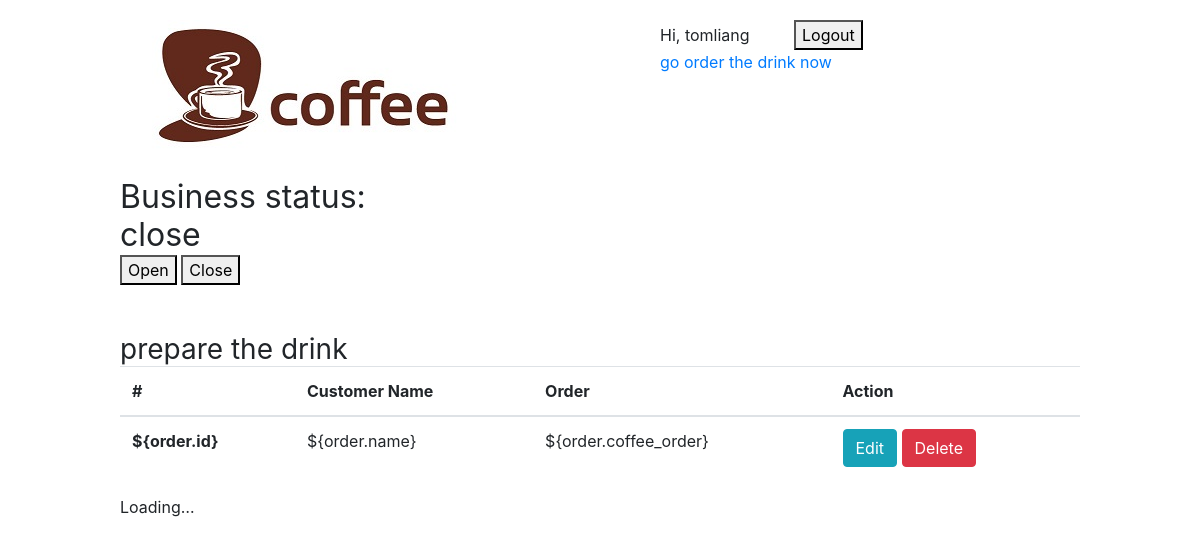
Page /food/prepare/ (signed in) on the earlier database version.
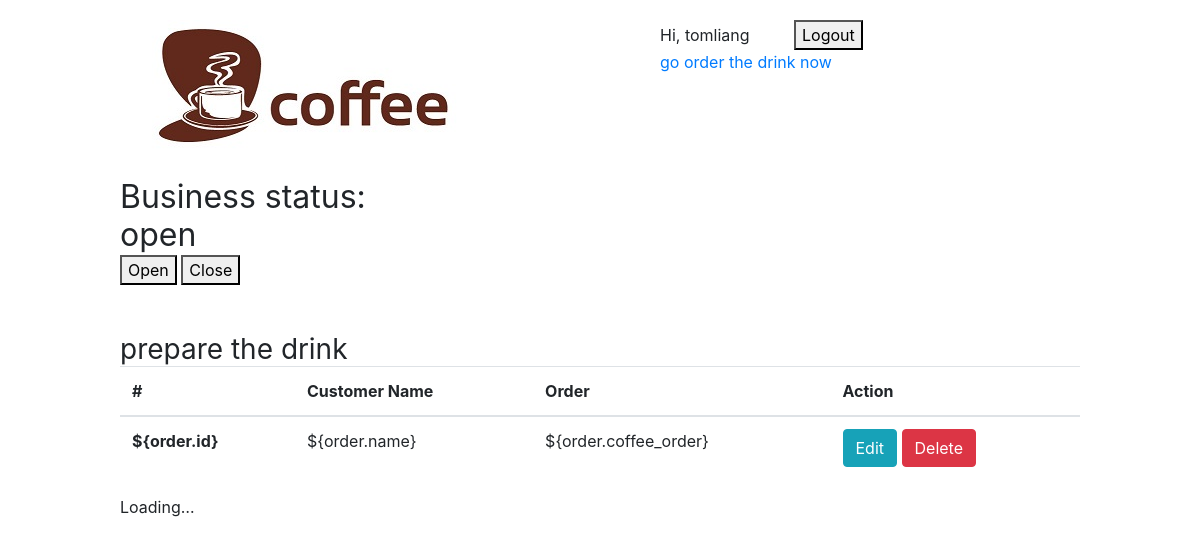
Same page on the later database version.
### food/models.py (models this page shows)
class BusinessObject(models.Model):
    business_status = models.CharField(max_length=10)

### food/views.py (the view)
@login_required
@permission_required('food.can_serve', raise_exception=True)
def prepare(request):
    if request.method == 'POST':
        obj = BusinessObject.objects.first()
        obj.business_status = request.POST['business_status']
        obj.save()
        business_status = obj.business_status
    else:
        business_status = BusinessObject.objects.first().business_status
    orders = OrderInstance.objects.all()
    return render(request, "food/prepare.html", { 'orders':orders, 'business_status':business_status })

### food/templates/food/prepare.html (shortened to what this page needs)
{% extends 'base_layout.html' %}
{% block content %}
<h2>Business status: <div id="status">{{ business_status }}</div></h2>
<div>
    <form action="{% url 'food:prepare' %}" method="post">
        <button type="submit" value="open" name="business_status">Open</button>
        <button type="submit" value="close" name="business_status">Close</button>
    </form>
</div>
<br/>
<br/>
<h3>prepare the drink</h3>
<div id="vue-prepare">
    <div class="container">
        <div class="row">
            <table class="table">
                <thead>
                    <tr>
                        <th scope="col">#</th>
                        <th scope="col">Customer Name</th>
                        <th scope="col">Order</th>
                        <th scope="col">Action</th>
                    </tr>
                </thead>
                <tbody>
                    <tr v-for="order in orders">
                        <th scope="row">${order.id}</th>
                        <td>${order.name}</td>
                        <td>${order.coffee_order}</td>
                        <td>
                            <button class="btn btn-info" v-on:click="getOrder(order.id)">Edit</button>
                            <button class="btn btn-danger" v-on:click="deleteOrder(order.id)">Delete</button>
                        </td>
                    </tr>
                </tbody>
            </table>
        </div>
    </div>
    <div class="loading" v-if="loading===true">Loading&#8230;</div>
</div>
{% load static from staticfiles %}
{% endblock %}

Differences in the rows shown:
changed BusinessObject: business_status "close" → "open"
